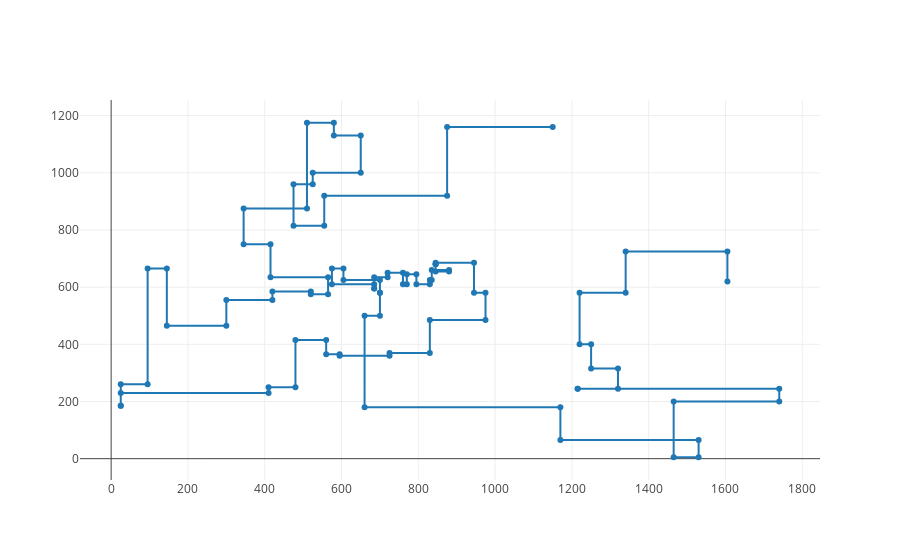

Notebook cell for this chart:
### Code cell
assert sa_best_path is not None
print("Best length:", sa_best_length)
draw_path(sa_best_path, tsp_df)
